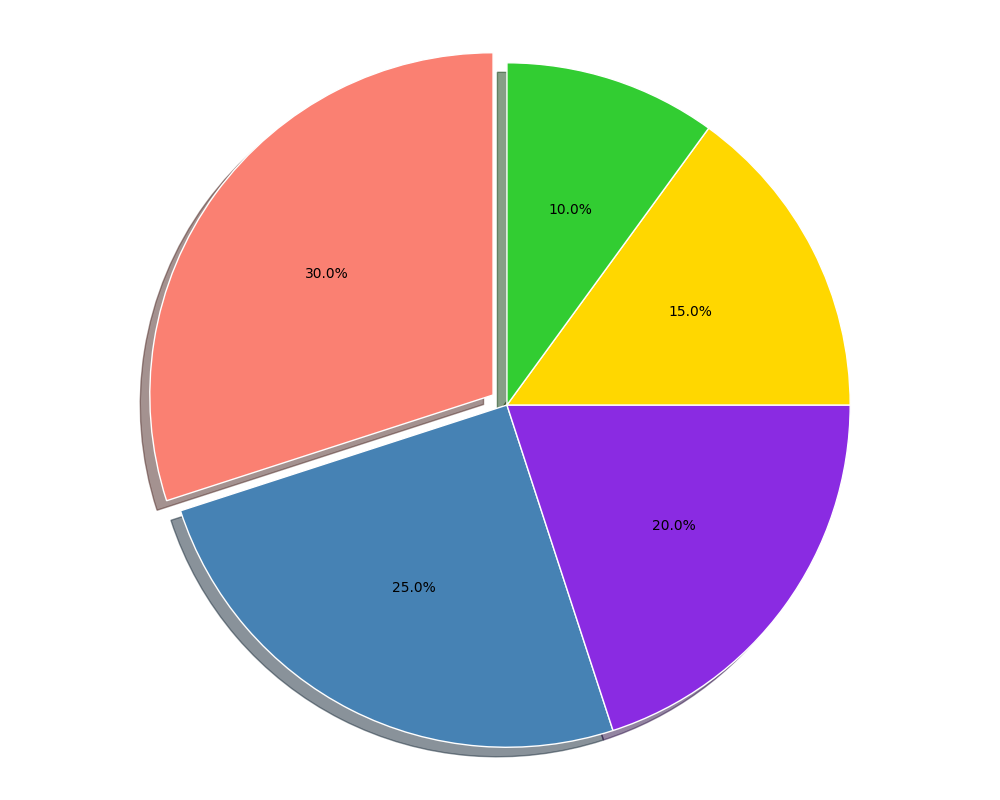

Write Python code to recreate this figure.
import matplotlib.pyplot as plt

budget_allocations = [30, 25, 20, 15, 10]

colors = ['#fa8072', '#4682b4', '#8a2be2', '#ffd700', '#32cd32']

plt.figure(figsize=(10, 8))
wedges, texts, autotexts = plt.pie(budget_allocations, 
                                   colors=colors, 
                                   autopct='%1.1f%%',
                                   startangle=90, 
                                   explode=(0.05, 0, 0, 0, 0),
                                   shadow=True)

for autotext in autotexts:
    autotext.set_color('black')
    autotext.set_fontsize(10)

plt.axis('equal')
plt.tight_layout()
plt.show()
